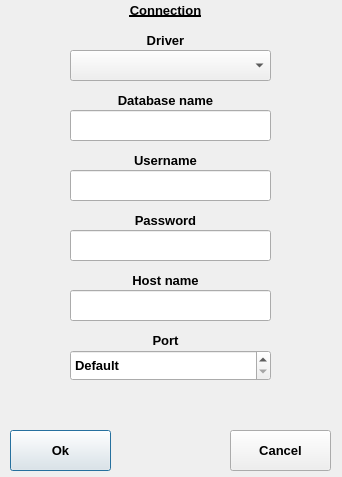
<?xml version="1.0" encoding="UTF-8"?>
<ui version="4.0">
 <class>ConnectionDialog</class>
 <widget class="QDialog" name="ConnectionDialog">
  <property name="geometry">
   <rect>
    <x>0</x>
    <y>0</y>
    <width>342</width>
    <height>477</height>
   </rect>
  </property>
  <property name="windowTitle">
   <string>Dialog</string>
  </property>
  <widget class="QLineEdit" name="dbn_edit">
   <property name="geometry">
    <rect>
     <x>70</x>
     <y>110</y>
     <width>201</width>
     <height>31</height>
    </rect>
   </property>
   <property name="font">
    <font>
     <pointsize>10</pointsize>
     <weight>75</weight>
     <bold>true</bold>
    </font>
   </property>
  </widget>
  <widget class="QPushButton" name="btn_accept">
   <property name="geometry">
    <rect>
     <x>10</x>
     <y>430</y>
     <width>101</width>
     <height>41</height>
    </rect>
   </property>
   <property name="font">
    <font>
     <pointsize>10</pointsize>
     <weight>75</weight>
     <bold>true</bold>
    </font>
   </property>
   <property name="text">
    <string>Ok</string>
   </property>
  </widget>
  <widget class="QPushButton" name="btn_cancel">
   <property name="geometry">
    <rect>
     <x>230</x>
     <y>430</y>
     <width>101</width>
     <height>41</height>
    </rect>
   </property>
   <property name="font">
    <font>
     <pointsize>10</pointsize>
     <weight>75</weight>
     <bold>true</bold>
    </font>
   </property>
   <property name="text">
    <string>Cancel</string>
   </property>
  </widget>
  <widget class="QLabel" name="label_7">
   <property name="geometry">
    <rect>
     <x>0</x>
     <y>270</y>
     <width>331</width>
     <height>20</height>
    </rect>
   </property>
   <property name="font">
    <font>
     <pointsize>10</pointsize>
     <weight>75</weight>
     <bold>true</bold>
    </font>
   </property>
   <property name="text">
    <string>Host name</string>
   </property>
   <property name="alignment">
    <set>Qt::AlignCenter</set>
   </property>
  </widget>
  <widget class="QLineEdit" name="pswd_edit">
   <property name="geometry">
    <rect>
     <x>70</x>
     <y>230</y>
     <width>201</width>
     <height>31</height>
    </rect>
   </property>
   <property name="font">
    <font>
     <pointsize>10</pointsize>
     <weight>75</weight>
     <bold>true</bold>
    </font>
   </property>
  </widget>
  <widget class="QLabel" name="label_4">
   <property name="geometry">
    <rect>
     <x>0</x>
     <y>90</y>
     <width>331</width>
     <height>20</height>
    </rect>
   </property>
   <property name="font">
    <font>
     <pointsize>10</pointsize>
     <weight>75</weight>
     <bold>true</bold>
    </font>
   </property>
   <property name="text">
    <string>Database name</string>
   </property>
   <property name="alignment">
    <set>Qt::AlignCenter</set>
   </property>
  </widget>
  <widget class="QComboBox" name="driver_b">
   <property name="geometry">
    <rect>
     <x>70</x>
     <y>50</y>
     <width>201</width>
     <height>31</height>
    </rect>
   </property>
   <property name="font">
    <font>
     <pointsize>10</pointsize>
     <weight>75</weight>
     <bold>true</bold>
    </font>
   </property>
  </widget>
  <widget class="QSpinBox" name="port_box">
   <property name="geometry">
    <rect>
     <x>70</x>
     <y>350</y>
     <width>201</width>
     <height>31</height>
    </rect>
   </property>
   <property name="font">
    <font>
     <pointsize>10</pointsize>
     <weight>75</weight>
     <bold>true</bold>
    </font>
   </property>
   <property name="specialValueText">
    <string>Default</string>
   </property>
   <property name="minimum">
    <number>-1</number>
   </property>
   <property name="maximum">
    <number>65535</number>
   </property>
   <property name="value">
    <number>-1</number>
   </property>
  </widget>
  <widget class="QLabel" name="label_2">
   <property name="geometry">
    <rect>
     <x>0</x>
     <y>0</y>
     <width>331</width>
     <height>20</height>
    </rect>
   </property>
   <property name="font">
    <font>
     <pointsize>10</pointsize>
     <weight>75</weight>
     <bold>true</bold>
     <underline>true</underline>
    </font>
   </property>
   <property name="frameShape">
    <enum>QFrame::NoFrame</enum>
   </property>
   <property name="text">
    <string>Connection</string>
   </property>
   <property name="alignment">
    <set>Qt::AlignCenter</set>
   </property>
  </widget>
  <widget class="QLabel" name="label_pic">
   <property name="geometry">
    <rect>
     <x>130</x>
     <y>400</y>
     <width>81</width>
     <height>71</height>
    </rect>
   </property>
   <property name="text">
    <string/>
   </property>
  </widget>
  <widget class="QLineEdit" name="hn_edit">
   <property name="geometry">
    <rect>
     <x>70</x>
     <y>290</y>
     <width>201</width>
     <height>31</height>
    </rect>
   </property>
   <property name="font">
    <font>
     <pointsize>10</pointsize>
     <weight>75</weight>
     <bold>true</bold>
    </font>
   </property>
  </widget>
  <widget class="QLabel" name="label_5">
   <property name="geometry">
    <rect>
     <x>0</x>
     <y>150</y>
     <width>331</width>
     <height>20</height>
    </rect>
   </property>
   <property name="font">
    <font>
     <pointsize>10</pointsize>
     <weight>75</weight>
     <bold>true</bold>
    </font>
   </property>
   <property name="text">
    <string>Username</string>
   </property>
   <property name="alignment">
    <set>Qt::AlignCenter</set>
   </property>
  </widget>
  <widget class="QLabel" name="label_6">
   <property name="geometry">
    <rect>
     <x>0</x>
     <y>210</y>
     <width>331</width>
     <height>20</height>
    </rect>
   </property>
   <property name="font">
    <font>
     <pointsize>10</pointsize>
     <weight>75</weight>
     <bold>true</bold>
    </font>
   </property>
   <property name="text">
    <string>Password</string>
   </property>
   <property name="alignment">
    <set>Qt::AlignCenter</set>
   </property>
  </widget>
  <widget class="QLabel" name="label_3">
   <property name="geometry">
    <rect>
     <x>0</x>
     <y>30</y>
     <width>331</width>
     <height>20</height>
    </rect>
   </property>
   <property name="font">
    <font>
     <pointsize>10</pointsize>
     <weight>75</weight>
     <bold>true</bold>
    </font>
   </property>
   <property name="text">
    <string>Driver</string>
   </property>
   <property name="alignment">
    <set>Qt::AlignCenter</set>
   </property>
  </widget>
  <widget class="QLineEdit" name="un_edit">
   <property name="geometry">
    <rect>
     <x>70</x>
     <y>170</y>
     <width>201</width>
     <height>31</height>
    </rect>
   </property>
   <property name="font">
    <font>
     <pointsize>10</pointsize>
     <weight>75</weight>
     <bold>true</bold>
    </font>
   </property>
  </widget>
  <widget class="QLabel" name="label_8">
   <property name="geometry">
    <rect>
     <x>0</x>
     <y>330</y>
     <width>331</width>
     <height>20</height>
    </rect>
   </property>
   <property name="font">
    <font>
     <pointsize>10</pointsize>
     <weight>75</weight>
     <bold>true</bold>
    </font>
   </property>
   <property name="text">
    <string>Port</string>
   </property>
   <property name="alignment">
    <set>Qt::AlignCenter</set>
   </property>
  </widget>
 </widget>
 <resources/>
 <connections/>
</ui>
